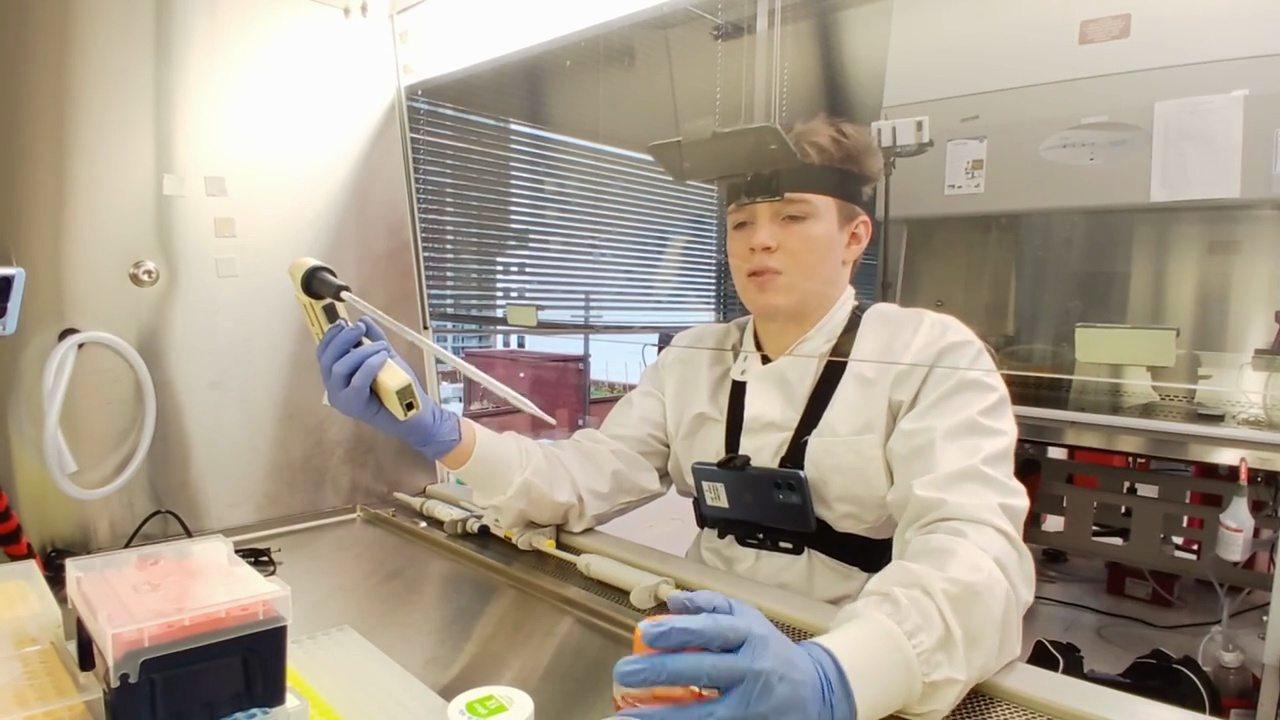
#> input picture angle/samples/249-269-Left-10.jpg, 1280 x 720 px
$ python -i table_colour.py   (imports and definitions only)
#> lines starting #> are read from the running program, lines starting #| are printed output that depends on the picture; after the words box and inside, x2 and y2 are one past the last pixel; in counts of white or black regions, pixels touching at a corner belong together
#> further down, picture is the input picture: shape (720, 1280, 3); mean B, G, R 141, 157.2, 168.4
"""Saved table lighting/colour calibration and conservative band association."""
from itertools import permutations
import math

import cv2
import numpy as np

TUBES = ('tube A', 'tube B', 'tube C')


def lighting(frame):
    # A mostly neutral bench is required; medians resist small coloured objects.
    med = np.median(frame.reshape(-1, 3), axis=0)
#> med = [143, 165, 179]
    return np.clip(100 / np.maximum(med, 1), .5, 6).tolist()


def normalize(frame, gains):
    return np.clip(frame.astype(np.float32) * np.asarray(gains), 0, 255).astype(np.uint8)
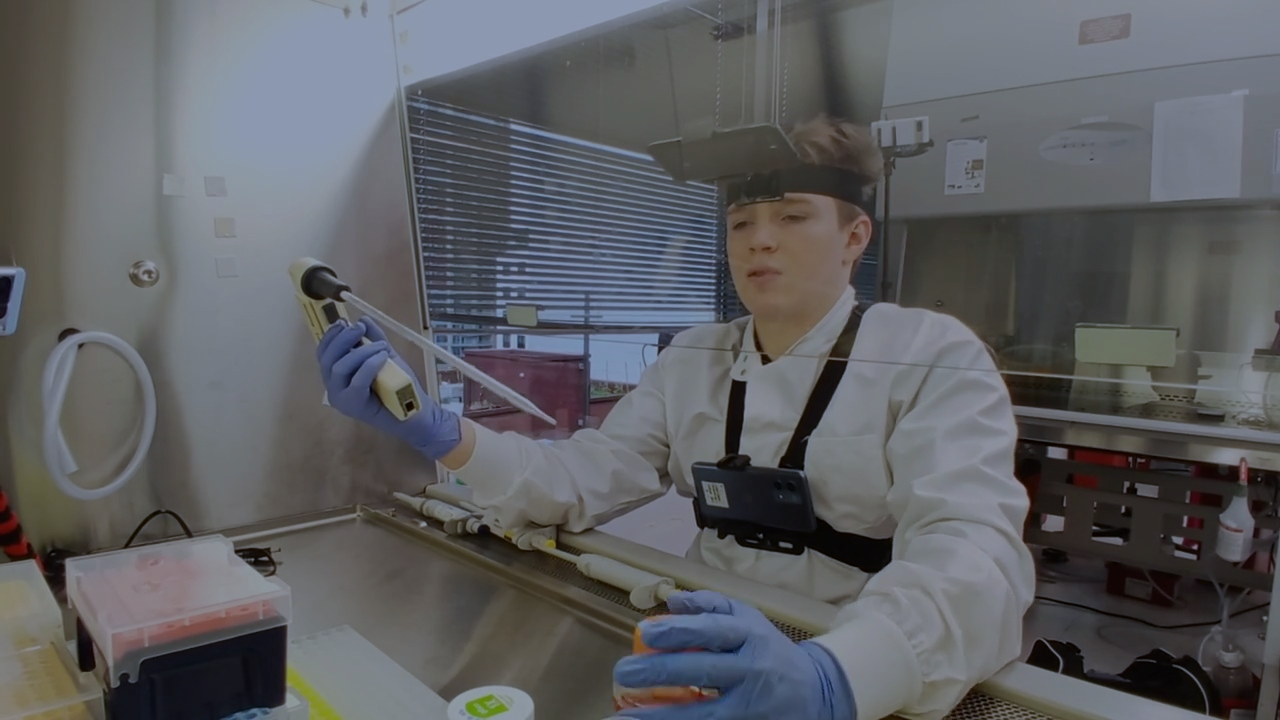
#> returned value: shape (720, 1280, 3); mean of channels 0, 1, 2 98.1, 94.8, 93.6; drawn as B, G, R
#> in propose_caps, `hsv = cv2.cvtColor(normalize(frame, lighting(frame)), cv2.COLOR_BGR2HSV)`: hsv: shape (720, 1280, 3); mean H, S, V 77.9, 37.6, 102.7


def distance(h, target):
    d = np.abs(np.asarray(h, dtype=float) - target)
    return np.minimum(d, 180 - d)


def blobs(mask, min_area=8):
    mask = cv2.morphologyEx(mask.astype(np.uint8), cv2.MORPH_OPEN, np.ones((3, 3), np.uint8))
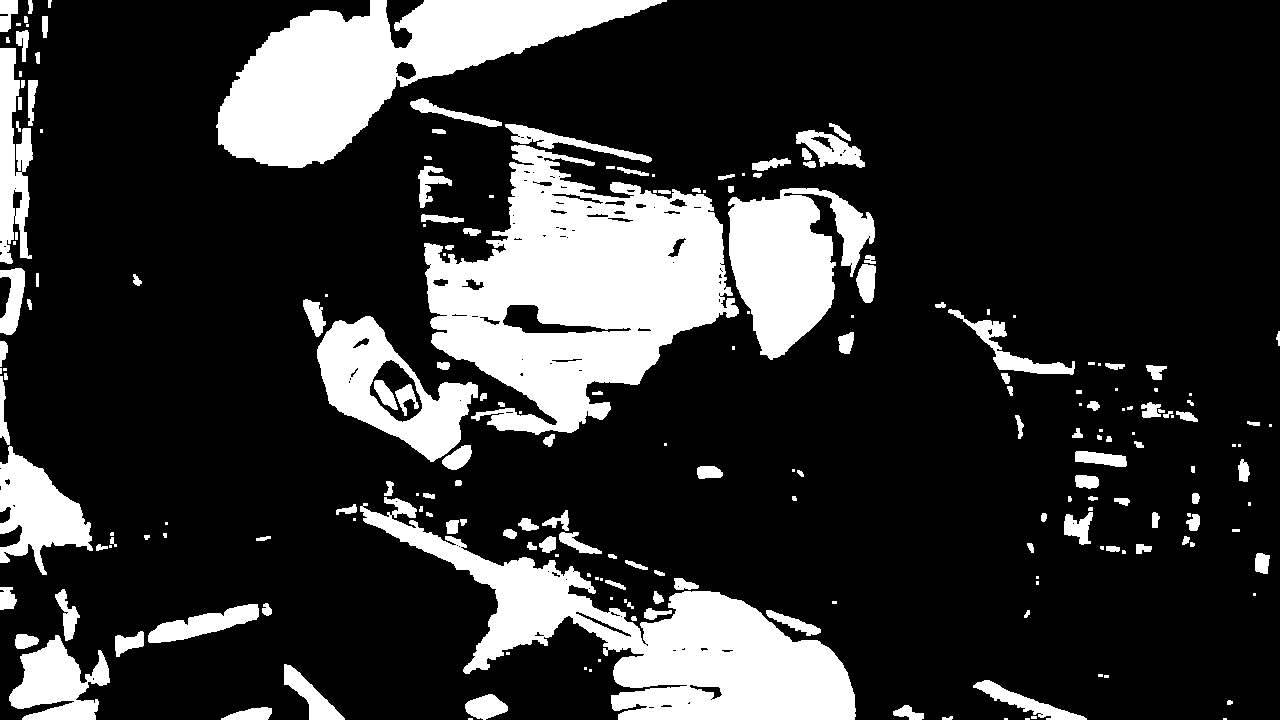
#> mask: shape (720, 1280); values 0 (black) and 1 (white), 20.2% white; 213 white regions (67 under 20 px), largest, box (x1, y1, x2, y2) and area: (424, 145, 739, 435) 49823, (360, 497, 856, 720) 34400, (216, 0, 667, 168) 32356
    out = []
    for contour in cv2.findContours(mask, cv2.RETR_EXTERNAL, cv2.CHAIN_APPROX_SIMPLE)[0]:
        area = cv2.contourArea(contour)
        if area >= min_area:
            (x, y), r = cv2.minEnclosingCircle(contour)
            out.append((x, y, r, area))
    return sorted(out, key=lambda b: b[3], reverse=True)


def propose_caps(frame):
    hsv = cv2.cvtColor(normalize(frame, lighting(frame)), cv2.COLOR_BGR2HSV)
    candidates = []
    for x, y, r, area in blobs((hsv[:, :, 1] > 45) & (hsv[:, :, 2] > 45), 30):
        yy, xx = np.ogrid[:frame.shape[0], :frame.shape[1]]
        pixels = hsv[((xx-x)**2 + (yy-y)**2 < (.7*r)**2) & (hsv[:, :, 1] > 45)]
        if len(pixels):
            hues = pixels[:, 0]
            hue = circular_hue(hues)
            candidates.append(([x, y, max(12., 1.65*r)], hue))
#> this loop made 98 passes
#> (x, y, r, area, hue) on passes 1 to 12: (578.6, 294.9, 163.5, 51335.5, 114.1), (607, 612.5, 269, 33824.5, 9.22), (442, 72, 235.3, 31999, 109.8), (793.3, 268.1, 93.86, 14524, 12.75), (394.2, 383.9, 86.37, 11597, 113.8), (39.57, 506.7, 67.98, 5853, 21.15), (58.09, 681.5, 52.64, 4630.5, 21.87), (7.5, 155.4, 107.7, 4135, 20.26), (202.5, 622.5, 57.55, 1864.5, 166.4), (1010.5, 341.5, 69.99, 1536, 18.91), (830, 150, 37.58, 1332, 12.41), (578, 142, 75.19, 1188.5, 109.3)
#> hue on passes 61 to 66: 109.4, 11.87, 120.7, 23.92, 178, 109
#> after the loop, candidates = 98 items
    # Assign all three together: a shifted red may also fall in yellow's range.
    # Near-tied assignments are unsafe; leave those names for manual clicks.
    if len(candidates) > 12:
        return {}
    assignments = []
    for chosen in permutations(range(len(candidates)), 3):
        errors = [float(distance(candidates[i][1], h)) for i, h in zip(chosen, (0, 120, 30))]
        if max(errors) <= 18:
            assignments.append((sum(errors), chosen))
    if not assignments:
        return {}
    assignments.sort()
    best_cost, best = assignments[0]
    close = [indices for cost, indices in assignments if cost <= best_cost+3]
    return {name: candidates[best[j]][0] for j, name in enumerate(TUBES)
            if all(indices[j] == best[j] for indices in close)}


def circular_hue(hues):
    angles = np.asarray(hues) * (2*np.pi/180)
    return float((np.arctan2(np.sin(angles).mean(), np.cos(angles).mean()) * 180/(2*np.pi)) % 180)


# [52 lines left out: functions learn, cap_blob, quality, not called in this run]


def band_mask(hsv):
    return (distance(hsv[:, :, 0], 152) <= 18) & (hsv[:, :, 1] >= 55) & (hsv[:, :, 2] >= 45)


class BandTracker:
    # [33 lines left out: functions __init__, update, not called in this run]

>>> import cv2
>>> picture = cv2.imread('../angle/samples/249-269-Left-10.jpg')
>>> result = propose_caps(picture)
#> result = 0 items

$ run again, on angle/samples/414-445-Left-10.jpg
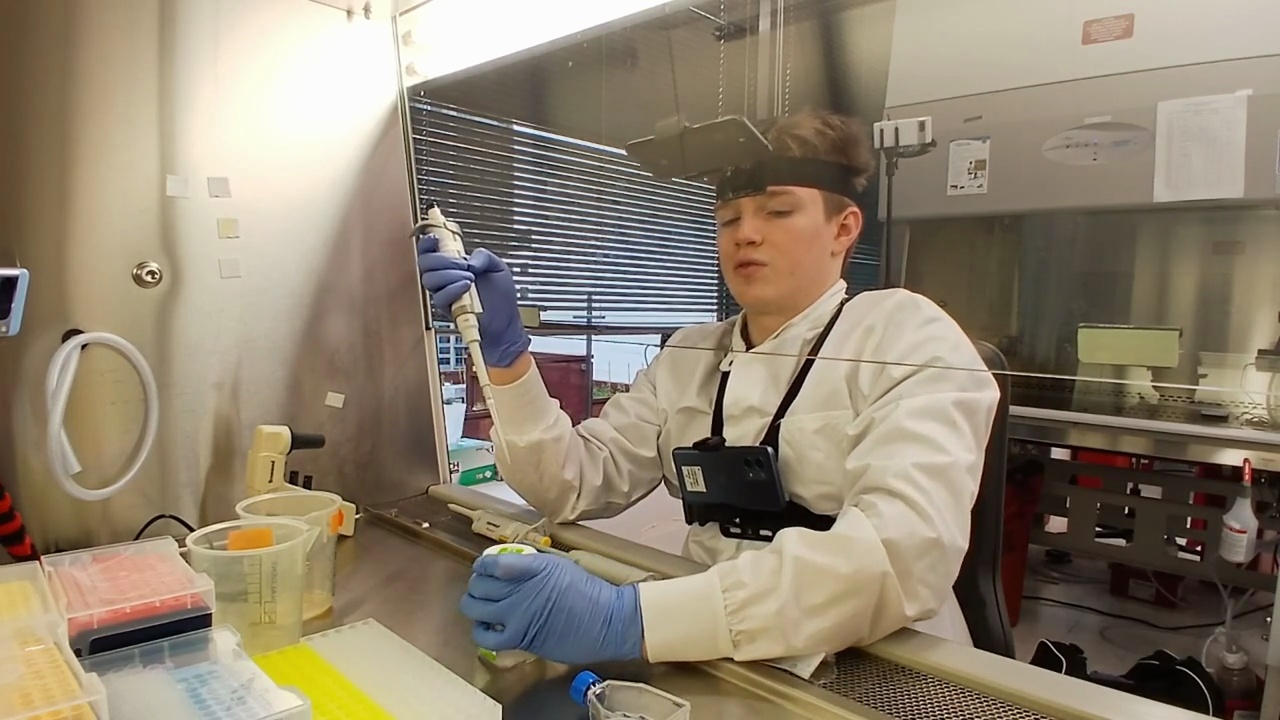
#> input picture angle/samples/414-445-Left-10.jpg, 1280 x 720 px
#> picture is the input picture: shape (720, 1280, 3); mean B, G, R 111.2, 130.3, 142.4
#> med = [105, 131, 148]
#> in normalize, `return np.clip(frame.astype(np.float32) * np.asarray(gains), 0, 255).a..`:
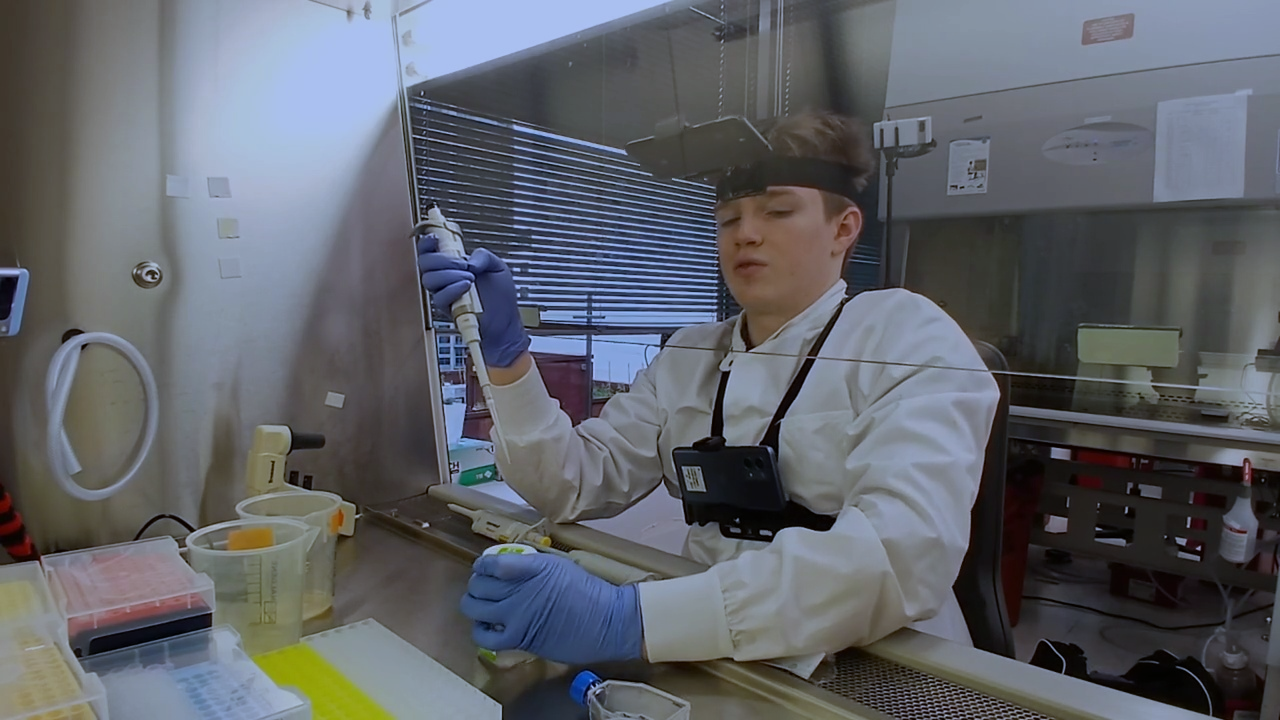
#> returned value: shape (720, 1280, 3); mean of channels 0, 1, 2 105.4, 99, 95.7; drawn as B, G, R
#> hsv: shape (720, 1280, 3); mean H, S, V 82.1, 49.3, 110.9
#> in blobs, `mask = cv2.morphologyEx(mask.astype(np.uint8), cv2.MORPH_OPEN, np.ones..`:
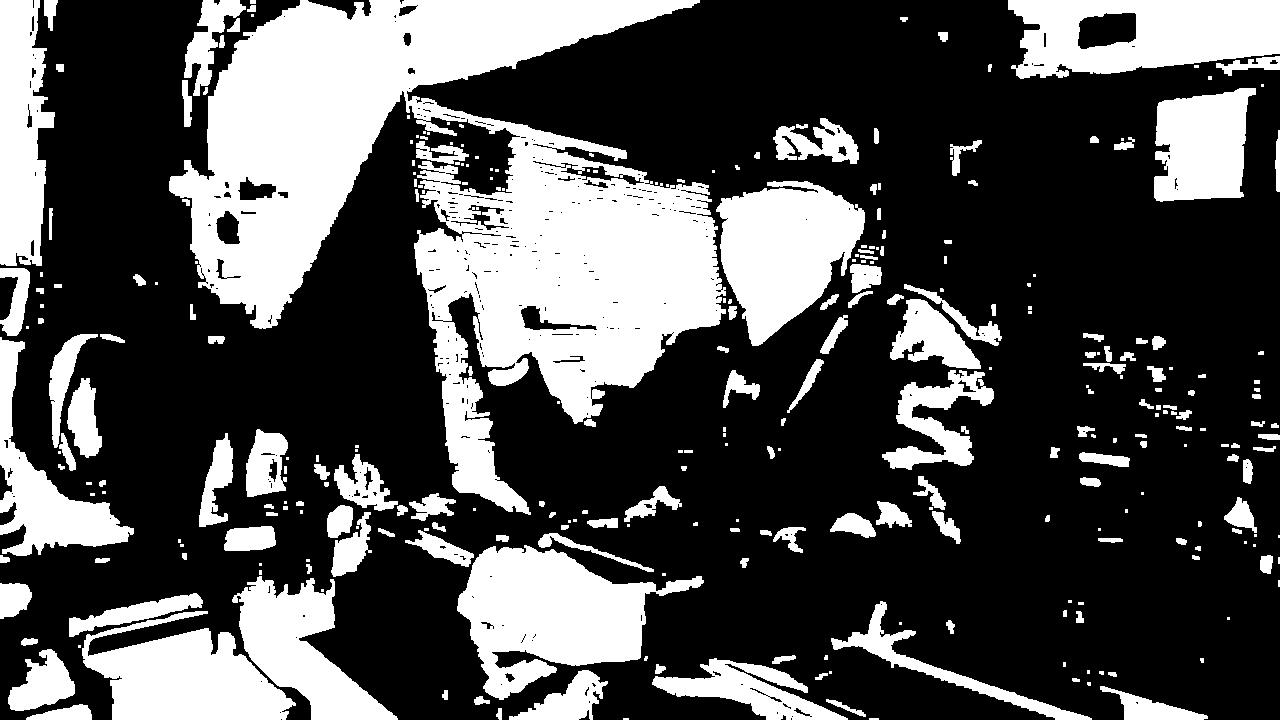
#> mask: shape (720, 1280); values 0 (black) and 1 (white), 31.6% white; 306 white regions (120 under 20 px), largest, box (x1, y1, x2, y2) and area: (169, 0, 726, 515) 122009, (457, 545, 704, 700) 19349, (1008, 0, 1280, 79) 15637
#> the loop in propose_caps, `for x, y, r, area in blobs((hsv[:, :, 1] > 45) & (hsv[:, :, 2] > 45), ..` made 123 passes
#> (x, y, r, area, hue) on passes 1 to 8: (475.2, 211.2, 307.7, 123902, 112.2), (582, 611.9, 125.1, 19027, 110.3), (1143.5, 28.09, 138.4, 16972.5, 109.4), (787.2, 260.8, 91.25, 15124.5, 9.67), (189.5, 672.5, 110.4, 13309.5, 109.8), (20.5, 132.5, 134.1, 10684, 17.76), (315.5, 657, 102.4, 10432.5, 34.06), (1205.5, 144, 74.74, 8804.5, 110.6)
#> after the loop in propose_caps, `for x, y, r, area in blobs((hsv[:, :, 1] > 45) & (hsv[:, :, 2] > 45), ..`: candidates = 123 items
#> result = 0 items
